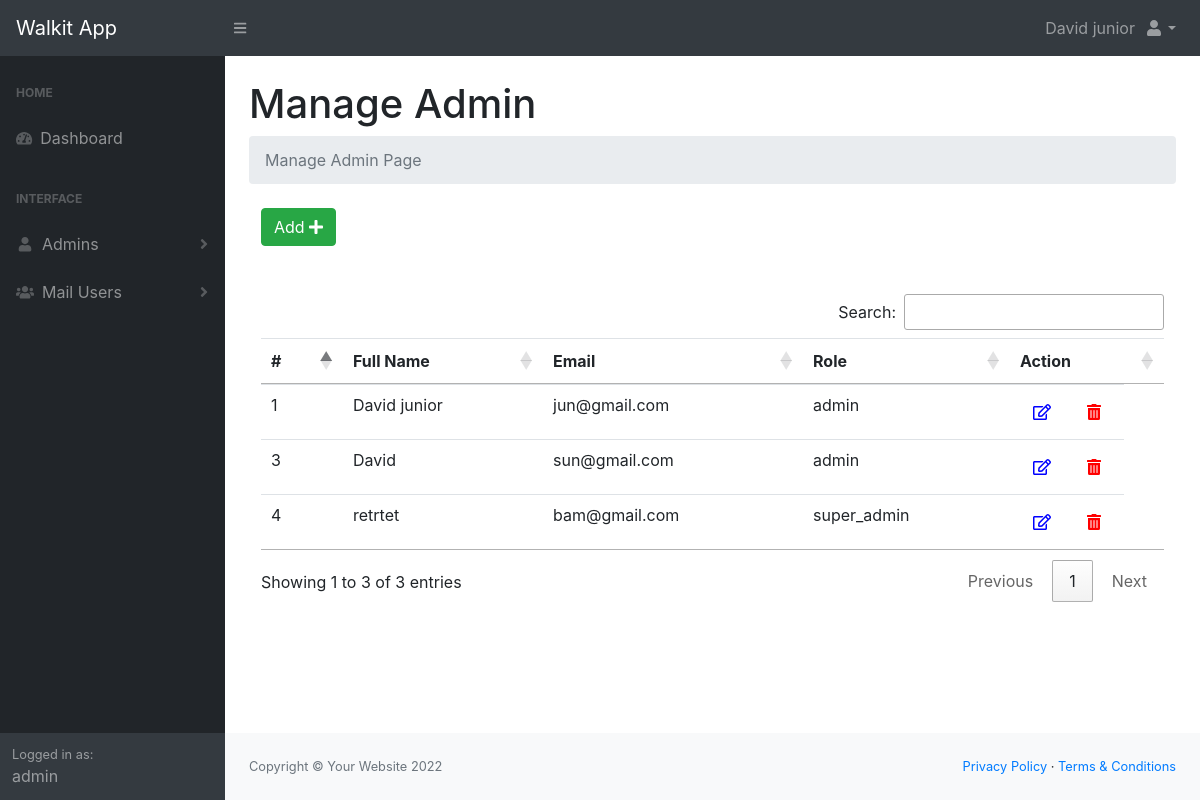
The app's page /super_admin/manage-admins.php (signed in) with its own data.
### tables this page shows
CREATE TABLE IF NOT EXISTS `users` (
  `user_id` int(11) NOT NULL AUTO_INCREMENT,
  `names` varchar(255) NOT NULL,
  `country` varchar(200) DEFAULT NULL,
  `mobile_code` varchar(11) DEFAULT NULL,
  `mobile_no` varchar(100) DEFAULT NULL,
  `email` varchar(200) NOT NULL,
  `company_name` varchar(255) DEFAULT NULL,
  `logo` varchar(255) DEFAULT NULL,
  `address` varchar(255) DEFAULT NULL,
  `role` varchar(100) NOT NULL,
  `password` varchar(255) NOT NULL,
  `registered_on` timestamp NOT NULL DEFAULT CURRENT_TIMESTAMP ON UPDATE CURRENT_TIMESTAMP,
  PRIMARY KEY (`user_id`)
);

### super_admin/manage-admins.php (the view, shortened to what this page needs)
<?php
require 'functions/dbconn.php';
$sql = 'SELECT * FROM users';
$statement = $connection->prepare($sql);
$statement->execute();
$admins = $statement->fetchAll(PDO::FETCH_ASSOC);
?>
<?php
    include('include/header.php');
?>
<?php
    include('include/sidebar.php');
?>
<main>
    <div class="container-fluid">
        <h1 class="mt-4">Manage Admin</h1>
        <ol class="breadcrumb mb-4">
            <li class="breadcrumb-item active">Manage Admin Page</li>
        </ol>
        <div class="col-md-12">
            <div class="demo-box m-t-20">
                <div class="m-b-30">
                    <a href="add-admins.php">
                    <button id="addToTable" class="btn btn-success waves-effect waves-light">Add <i class="fa fa-plus" ></i></button>
                    </a>
                </div>
                <br>
                <br>
            <div class="table-responsive">
                <table class="table m-0 table-colored-bordered table-bordered-primary" id="dataTable">
                    <thead>
                        <tr>
                            <th>#</th>
                            <th>Full Name</th>
                            <th>Email</th>
                            <th>Role</th>
                            <th>Action</th>
                        </tr>
                    </thead>
                    <tbody>
                     <?php foreach($admins as $admin): ?>
					<tr>
						<td><?php echo $admin['user_id']; ?></td>
                        <td><?php echo $admin['names']; ?></td>
                        <td><?php echo $admin['email']; ?></td>
                        <td><?php echo $admin['role']; ?></td>
						<td style="display: inline-flex;">
              <form action="edit-admin.php" method="post">
                  <button type="submit" name="btn_edit" class="btn" style="color: blue;"><i class="far fa-edit"></i></button>
              </form>
          <form action="manage-admins.php" method="post">
              <button type="submit" name="delete_btn" class="btn" onclick="return confirm('Are you sure you want to delete this record?');" style="margin-left: 10px;color: red;"><i class="fas fa-trash-alt"></i></button>
          </form>
            </td>
					</tr>
          <?php endforeach; ?>
                    </tbody>
                </table>
                </div>
            </div>
        </div>
    </div>
</main>
<?php
    include('include/footer.php');
?>
<?php
    include('include/scripts.php');
?>

### super_admin/include/header.php (shortened to what this page needs)
<?php
    if(!isset($_SESSION['email'])) {
        header("Location: ../signin.php");
    }
    else{
    $fullname = $_SESSION['fullname'];
    $role = $_SESSION['role'];
}
?>
<!DOCTYPE html>
<html lang="en">
    <head>
         <link href="assets/css/styles.css" rel="stylesheet" />
        <link href="https://cdn.datatables.net/1.10.20/css/dataTables.bootstrap4.min.css" rel="stylesheet" />
        <link href="https://cdn.jsdelivr.net/npm/summernote@0.8.18/dist/summernote.min.css" rel="stylesheet">
        <link rel="stylesheet" type="text/css" href="https://cdn.datatables.net/buttons/1.6.4/css/buttons.dataTables.min.css">
        <link rel="stylesheet" type="text/css" href="https://cdn.datatables.net/1.10.22/css/jquery.dataTables.min.css">
    </head>
    <body class="sb-nav-fixed">

### super_admin/include/sidebar.php (shortened to what this page needs)
<nav class="sb-topnav navbar navbar-expand navbar-dark bg-dark">
            <a class="navbar-brand" href="index.php">Walkit App</a>
            <button class="btn btn-link btn-sm order-1 order-lg-0" id="sidebarToggle" href="#"><i class="fas fa-bars"></i></button>
            <ul class="navbar-nav ml-auto ml-md-0">
                <li class="nav-item dropdown">
                    <a class="nav-link dropdown-toggle" id="userDropdown" href="#" role="button" data-toggle="dropdown" aria-haspopup="true" aria-expanded="false"><?= $fullname; ?> &nbsp;<i class="fas fa-user fa-fw"></i></a>
                </li>
            </ul>
        </nav>
        <div id="layoutSidenav">
            <div id="layoutSidenav_nav">
                <nav class="sb-sidenav accordion sb-sidenav-dark" id="sidenavAccordion">
                    <div class="sb-sidenav-menu">
                        <div class="nav">
                            <div class="sb-sidenav-menu-heading">Home</div>
                            <a class="nav-link" href="index.php">
                                <div class="sb-nav-link-icon"><i class="fas fa-tachometer-alt"></i></div>
                                Dashboard
                            </a>
                            <div class="sb-sidenav-menu-heading">Interface</div>
                            <a class="nav-link collapsed" href="#" data-toggle="collapse" data-target="#Layouts" aria-expanded="false" aria-controls="collapseLayouts">
                                <div class="sb-nav-link-icon"><i class="fas fa-user fa-fw"></i></div>
                                Admins
                                <div class="sb-sidenav-collapse-arrow"><i class="fas fa-angle-down"></i></div>
                            </a>
                            <a class="nav-link collapsed" href="#" data-toggle="collapse" data-target="#coll" aria-expanded="false" aria-controls="collapseLayouts">
                                <div class="sb-nav-link-icon"><i class="fas fa-users fa-fw"></i></div>
                                Mail Users
                                <div class="sb-sidenav-collapse-arrow"><i class="fas fa-angle-down"></i></div>
                            </a>
                        </div>
                    </div>
                    <div class="sb-sidenav-footer">
                        <div class="small">Logged in as:</div>
                        <?= $role; ?>
                    </div>
                </nav>
            </div>
            <div id="layoutSidenav_content">

### super_admin/include/footer.php
<footer class="py-4 bg-light mt-auto">
    <div class="container-fluid">
        <div class="d-flex align-items-center justify-content-between small">
            <div class="text-muted">Copyright &copy; Your Website <?php echo date("Y"); ?></div>
            <div>
                <a href="#">Privacy Policy</a>
                &middot;
                <a href="#">Terms &amp; Conditions</a>
            </div>
        </div>
    </div>
</footer>
</div>
</div>

### super_admin/include/scripts.php (shortened to what this page needs)
</body>
</html>

### records on screen
users: user_id "1", names "David junior", email "jun@gmail.com", role "admin"
users: user_id "3", names "David", email "sun@gmail.com", role "admin"
users: user_id "4", names "retrtet", email "bam@gmail.com", role "super_admin"

### other values on screen
$fullname "David junior"
$role "admin"
